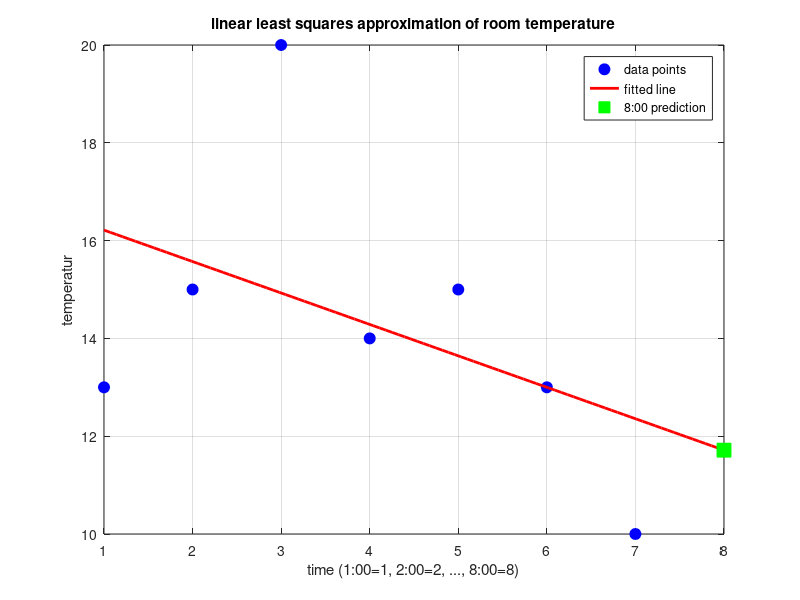

Write the MATLAB code that produced this figure.
% data
time = 1:7; % 1 to 7 hours
temperature = [13, 15, 20, 14, 15, 13, 10];

% data points
n = length(time);

% normal equations
sum_x = sum(time);
sum_y = sum(temperature);
sum_xy = sum(time .* temperature);
sum_x2 = sum(time.^2);

% normal equations for a and b
A = [sum_x2, sum_x; sum_x, n];
B = [sum_xy; sum_y];
coefficients = A \ B;

a = coefficients(1);
b = coefficients(2);

% linear function
phi = @(x) a*x + b;

% predict temperature at 8:00 when x is 8
prediction_8am = phi(8);

% minimum error E(a,b)
E = sum((temperature - phi(time)).^2);

% display results
fprintf('best line: phi(x) = %.4f*x + %.4f\n', a, b);
fprintf('predicted temp at 8:00: %.4f\n', prediction_8am);
fprintf('min err E(a,b): %.4f\n', E);

% plot
figure;

% data points
plot(time, temperature, 'bo', 'MarkerFaceColor', 'b', 'MarkerSize', 8);
hold on;

% plot the fitted line
x_vals = linspace(1, 8, 100);

% fitted line
plot(x_vals, phi(x_vals), 'r-', 'LineWidth', 2);

% prediction point
plot(8, prediction_8am, 'gs', 'MarkerFaceColor', 'g', 'MarkerSize', 10);

% information
xlabel('time (1:00=1, 2:00=2, ..., 8:00=8)');
ylabel('temperatur');
title('linear least squares approximation of room temperature');
legend('data points', 'fitted line', '8:00 prediction', 'location', 'best');
grid on;
hold off;
